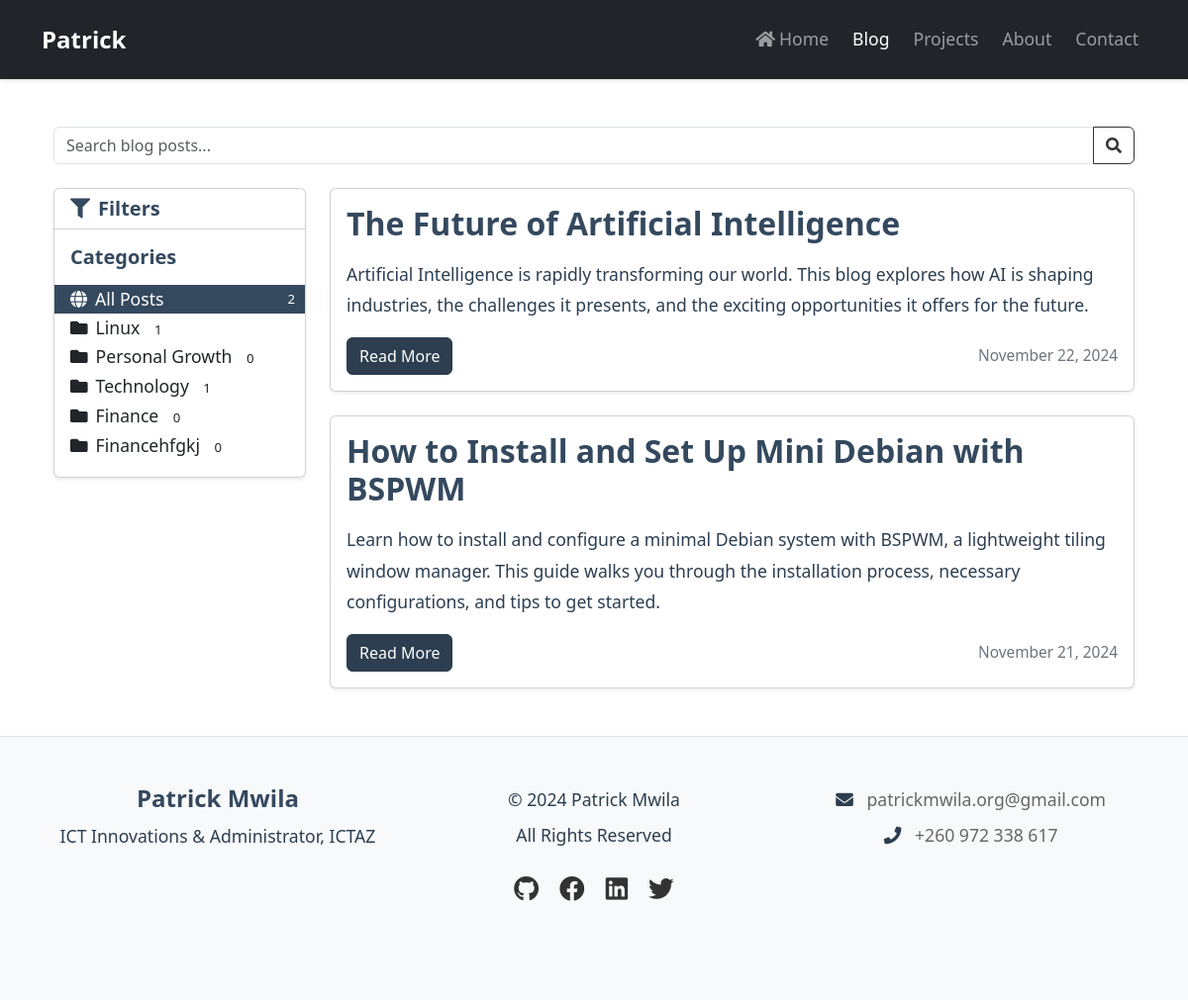
Page /blog on the committed database.
### models.py (models this page shows, shortened)
class Post(db.Model):
    id = db.Column(db.Integer, primary_key=True)
    title = db.Column(db.String(200), nullable=False)
    slug = db.Column(db.String(200), unique=True, nullable=False)
    summary = db.Column(db.Text)
    content = db.Column(db.Text, nullable=False)
    date_posted = db.Column(db.DateTime, nullable=False, default=datetime.utcnow)
    last_modified = db.Column(db.DateTime, nullable=False, default=datetime.utcnow, onupdate=datetime.utcnow)
    is_draft = db.Column(db.Boolean, default=False)
    category_id = db.Column(db.Integer, db.ForeignKey('category.id'))
    user_id = db.Column(db.Integer, db.ForeignKey('user.id'), nullable=False)

class Category(db.Model):
    id = db.Column(db.Integer, primary_key=True)
    name = db.Column(db.String(50), nullable=False)
    slug = db.Column(db.String(50), unique=True, nullable=False)
    posts = db.relationship('Post', backref='category', lazy=True)

### app.py (the view, shortened to what this page needs)
    @app.route('/blog')
    def blog():
        page = request.args.get('page', 1, type=int)
        per_page = 5  # Number of posts per page
        category_id = request.args.get('category')
        tag_id = request.args.get('tag')
        search_query = request.args.get('q')
        query = Post.query.filter_by(is_draft=False)
        if category_id:
            category = Category.query.get_or_404(category_id)
            query = query.filter_by(category=category)
        if tag_id:
            tag = Tag.query.get_or_404(tag_id)
            query = query.filter(Post.tags.contains(tag))
        pagination = query.order_by(Post.date_posted.desc()).paginate(
            page=page, per_page=per_page, error_out=False
        )
        posts = pagination.items
        categories = Category.query.all()
        tags = Tag.query.all()
        return render_template('blog.html',
                             posts=posts,
                             categories=categories,
                             tags=tags,
                             search_query=search_query,
                             pagination=pagination)

### templates/blog.html (shortened to what this page needs)
{% extends "base.html" %}
{% block content %}
<div class="container mt-4">
    <div class="search-container mb-4">
        <form action="{{ url_for('blog') }}" method="GET" class="d-flex gap-2">
            <div class="input-group">
                <input type="text"
                       name="q"
                       class="form-control search-input"
                       placeholder="Search blog posts..."
                       value="{{ request.args.get('q', '') }}"
                       aria-label="Search blog posts">
                <button class="btn search-btn" type="submit"
                        style="color: var(--primary-color); border-color: var(--primary-color);">
                    <i class="fas fa-search"></i>
                </button>
            </div>
        </form>
    </div>
    <div class="row">
        <div class="col-md-9 order-md-2">
            <div id="postsContainer">
                {% if posts %}
                    {% for post in posts %}
                    <div class="card shadow-sm mb-4 post-card">
                        <div class="card-body">
                            <h2 class="card-title">{{ post.title }}</h2>
                            {% if post.summary %}
                                <p class="card-text">{{ post.summary }}</p>
                            {% else %}
                                <p class="card-text">{{ post.content|striptags|truncate(200) }}</p>
                            {% endif %}
                            <div class="d-flex justify-content-between align-items-center">
                                <div>
                                    <a href="{{ url_for('post', post_id=post.id) }}" class="btn btn-primary">Read More</a>
                                </div>
                                <small class="text-muted">{{ post.date_posted.strftime('%B %d, %Y') }}</small>
                            </div>
                        </div>
                    </div>
                    {% endfor %}
                {% endif %}
            </div>
        </div>
        <div class="col-md-3 order-md-1 d-none d-md-block">
            <div class="card shadow-sm mb-4">
                <div class="card-header d-flex justify-content-between align-items-center" style="background-color: var(--primary-color); color: var(--text-light);">
                    <h5 class="mb-0" style="color: var(--text-light);"><i class="fas fa-filter me-2"></i>Filters</h5>
                </div>
                <div class="card-body p-0">
                    <div class="filter-section">
                        <h5 style="color: var(--primary-color); padding: 1rem; margin: 0; border-bottom: 1px solid var(--border-color); background-color: var(--bg-dark); color: var(--text-light);">Categories</h5>
                        <div class="category-list mb-3">
                            <a href="{{ url_for('blog') }}"
                               class="list-group-item list-group-item-action d-flex justify-content-between align-items-center
                                      {% if not request.args.get('category') %}active{% endif %}"
                               style="{% if not request.args.get('category') %}background-color: var(--primary-color); color: var(--text-light);{% endif %}; padding-left: 1rem;">
                                <span><i class="fas fa-globe me-2"></i>All Posts</span>
                                <span class="badge rounded-pill" style="background-color: {% if not request.args.get('category') %}var(--text-light); color: var(--primary-color){% else %}var(--primary-color); color: var(--text-light){% endif %}">
                                    {{ posts|length }}
                                </span>
                            </a>
                            {% for category in categories %}
                            <div class="list-group-item d-flex justify-content-between align-items-center
                                      {% if request.args.get('category')|string == category.id|string %}active{% endif %}"
                                 style="{% if request.args.get('category')|string == category.id|string %}background-color: var(--primary-color); color: var(--text-light);{% endif %}">
                                <a href="{{ url_for('blog', category=category.id) }}"
                                   class="text-decoration-none flex-grow-1 {% if request.args.get('category')|string == category.id|string %}text-white{% else %}text-dark{% endif %}"
                                   style="padding-left: 1rem;">
                                    <span><i class="fas fa-folder me-2"></i>{{ category.name }}</span>
                                    <span class="badge rounded-pill" style="background-color: {% if request.args.get('category')|string == category.id|string %}var(--text-light); color: var(--primary-color){% else %}var(--primary-color); color: var(--text-light){% endif %}">
                                        {{ category.posts|length }}
                                    </span>
                                </a>
                            </div>
                            {% endfor %}
                        </div>
                    </div>
                </div>
            </div>
        </div>
    </div>
</div>
{% endblock %}

### static/css/style.css (style rules this page uses)
body { font-family: 'Segoe UI', Tahoma, Geneva, Verdana, sans-serif; line-height: 1.6; color: #333; font-size: 1.1rem; }
.list-group-item.active { background-color: #34495E !important; color: white !important; border: none !important; }
h1, h2, h3, h4, h5, h6, .card-title, .project-title, .blog-title { color: #34495E !important; font-weight: 600; }
h2 { font-size: 2rem; margin-bottom: 1.25rem; }
h5 { font-size: 1.25rem; margin-bottom: 0.5rem; }
.card-title { margin-bottom: 1rem; }
p { color: #2c3e50; line-height: 1.8; font-size: 1.1rem; margin-bottom: 1rem; }
.text-muted { color: #6c757d !important; }
.btn-primary { background-color: #2C3E50; border-color: #2C3E50; transition: all 0.3s ease; }
a { color: #3498db; text-decoration: none; transition: color 0.2s ease; }
.badge { padding: 0.5em 0.75em; font-weight: 500; }

### templates/base.html (style rules this page uses)
body { min-height: 100vh; display: flex; flex-direction: column; }

### rows in the picture
Post: title "The Future of Artificial Intelligence", summary "Artificial Intelligence is rapidly transforming our world. This blog explores how AI is shaping industries, the challenges it presents, and the exciting opportunities it offers for the future.", date_posted "November 22, 2024"
Post: title "How to Install and Set Up Mini Debian with BSPWM", summary "Learn how to install and configure a minimal Debian system with BSPWM, a lightweight tiling window manager. This guide walks you through the installation process, necessary configurations, and tips to get started.", date_posted "November 21, 2024"
Category: name "Linux", posts|length "1"
Category: name "Personal Growth", posts|length "0"
Category: name "Technology", posts|length "1"
Category: name "Finance", posts|length "0"
Category: name "Financehfgkj", posts|length "0"

### other values in the picture
{{ posts|length }} "2"
